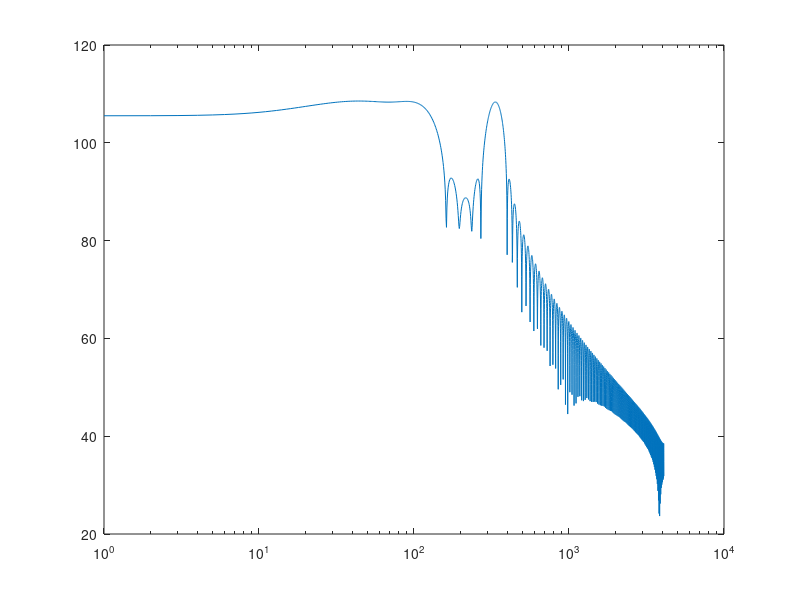

Here is the MATLAB script that generated this plot: (Note: this script raises an error after producing the figure.)
fs = 48000;
t = 0:1/fs:10;
                   
insig = sin(2*pi*200*t) + sin(2*pi*562*t) + sin(2*pi*1956*t);


frame = zeros(1, 256);


for i = 1:256
    frame(i) = insig(i + 256);
end

winFrame = frame'.*hann(256);

nfft = 8192;
FR = fft(winFrame, nfft);
FR = FR(1:nfft/2);
mx = abs(FR);
p = (10 * log10(mx)) + 90.3;
f = (0:nfft/2-1)*fs/nfft;

semilogx(p);

% find tonal maskers
tonalFlags = zeros(length(p));
pTM = zeros(length(p));
for k = 1:(length(p) - 1)
    pdk = 0; mdk = 0;
    
    if (k > 2) && (k < 63)
        pdk = 2;
        mdk = 0;
    elseif (k > 62) && (k < 127)
        pdk = 3;
        mdk = 2;
    elseif (k > 126) && (k < 256)
        pdk = 6;
        mdk = 2;
    end
    if k + pdk > length(p)
        pdk = 0;
    end
    
    if (p(k) > p(k + 1)) && (p(k) > p(k - 1))
        tonalFlags(k) = 1;
    elseif (p(k) > p(k + pdk) + 7) && (p(k) > p(k - mdk) + 7)
        tonalFlags(k) = 1;
    end
    
    if tonalFlags(k) == 1
       sumPeaks = 0;
       for j = -1:1
           sumPeaks = sumPeaks + 10^(0.1 * p(k + j));
       end
       pTM(k) = 10 * log10(sumPeaks);
    end
end


% find noise maskers
pNM = zeros(length(p));
for k = 1:length(p)
    pdk = 0;
    mdk = 0;
    if (k > 2) && (k < 63)
        pdk = 2;
        mdk = 0;
    elseif (k > 62) && (k < 127)
        pdk = 3;
        mdk = 2;
    elseif (k > 126) && (k < 256)
        pdk = 6;
        mdk = 2;
    end
    
    for j = 1:length(p)
        if (p(j) == pTM(k)) || (p(j) == pTM(k + 1)) || (p(j) == pTM(k - 1)) || (p(j) == pTM(k + pdk)) || (p(j) == pTM(k - pdk))
           pNM(k) = 0;
           break;
        else
            pNM(k) = pNM(k) + 10^(0.1 * p(j));
        end
    end
    pNM(k) = 10 * log10(pNM(k));
end


% decimate maskers under threshold of hearing
for k = 1:length(p)
    Tq = 3.64*(k/1000)^-0.8 - (6.5 * exp(1))^(-0.6 * (k/1000 - 3.3)^2) + (10^-3) * (k/1000)^4;
    if pTM(k) <= Tq
        pTM(k) = 0;
    end
    if pNM(k) <= Tq
        pNM(k) = 0;
    end
end

% decimate maskers in the same bark band

barkOfLastTonalMasker = 0;
barkOfLastNoiseMasker = 0;
lastTonalMasker = 0;
lastNoiseMasker = 0;
for k = 1:length(p)
    bark = (13 * atan(0.00076 * k)) + (3.5 * atan((k/7500)^2));
    if pTM(k) ~= 0
        if barkOfLastTonalMasker == bark
            if pTM(k) >= pTM(lastTonalMasker)
                pTM(lastTonalMasker) = 0;
            elseif pTM(k) < pTM(lastTonalMasker)
                pTM(k) = 0;
            end
        end
        lastTonalMasker = k;
        barkOfLastTonalMasker = bark;
    end
end


% decimate 2:1 and 4:1 maskers for mid and then high freqs
midFlag = 0;
highFlag = 0;
for k = 1:232
    if (k >= 49) && (k <= 96)
        if (pTM(k) ~= 0) && (midFlag == 1)
            pTM(k) = 0;
            midFlag = 0;
        elseif (pTM(k) ~= 0) && (midFlag == 0)
            midFlag = 1;
        end
    end
    if (k >= 97) && (k <= 232)
        if (pTM(k) ~= 0) && (highFlag == 3)
            pTM(k) = 0;
            highFlag = 0;
        elseif (pTM(k) ~= 0) && (highFlag ~= 4)
            highFlag = highFlag + 1;
        end
    end
end

% calculate individual masking curves for tonal maskers
ttm = zeros(length(p), 256);
for i = 1:256
    for j = 1:256
        z = (13 * atan(0.00076 * j)) + (3.5 * atan((j/7500)^2));
        SF = 0;
        deltaZ = (13 * atan(0.00076 * j)) + (3.5 * atan((j/7500)^2)) - (13 * atan(0.00076 * i)) + (3.5 * atan((i/7500)^2));
        if (deltaZ >= -3 && deltaZ < -1)
            SF = (17 * deltaZ) - (0.4 * pTM(j)) + 11;
        elseif (deltaZ >= -1 && deltaZ < 0)
            SF = ((0.4 * pTM(j)) + 6) * deltaZ;
        elseif (deltaZ >= 0 && deltaZ < 1)
            SF = -17 * deltaZ;
        elseif (deltaZ >= 1 && deltaZ < 8)
            SF = (((0.15 * pTM(j)) - 17) * deltaZ) - (0.15 * pTM(j));
        end
        
        ttm(i, j) = pTM(j) - (0.275 * z) + SF - 6.025;
    end
end

% calculate individual masking curves for noise maskers
tnm = zeros(length(p), 256);
for i = 1:256
    for j = 1:256
        z = (13 * atan(0.00076 * j)) + (3.5 * atan((j/7500)^2));
        SF = 0;
        deltaZ = (13 * atan(0.00076 * j)) + (3.5 * atan((j/7500)^2)) - (13 * atan(0.00076 * i)) + (3.5 * atan((i/7500)^2));
        if (deltaZ >= -3 && deltaZ < -1)
            SF = (17 * deltaZ) - (0.4 * pNM(j)) + 11;
        elseif (deltaZ >= -1 && deltaZ < 0)
            SF = ((0.4 * pNM(j)) + 6) * deltaZ;
        elseif (deltaZ >= 0 && deltaZ < 1)
            SF = -17 * deltaZ;
        elseif (deltaZ >= 1 && deltaZ < 8)
            SF = (((0.15 * pTM(j)) - 17) * deltaZ) - (0.15 * pNM(j));
        end
        
        ttm(i, j) = pNM(j) - (0.275 * z) + SF - 6.025;
    end
end

sumOfTTM = 0;
sumOfTNM = 0;
Tg = zeros(length(p));

for i = 1:256
    Tq = 3.64*(i/1000)^-0.8 - (6.5 * exp(1))^(-0.6 * (i/1000 - 3.3)^2) + (10^-3) * (i/1000)^4;
    for l = 1:256
        sumOfTTM = sumOfTTM + 10^(0.1 * ttm(i, l));
        sumOfTNM = sumOfTNM + 10^(0.1 * tnm(i, l));
    end
    Tg(i) = 10 * log10(10^(0.1 * Tq) + sumOfTTM + sumOfTNM);
end

%semilogx(Tg);
